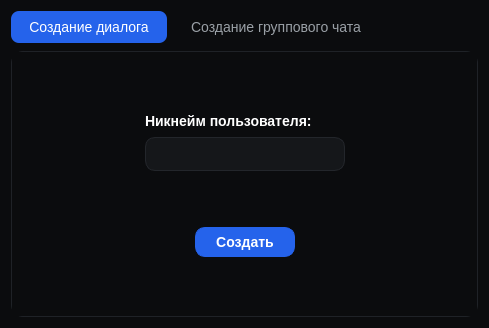
<?xml version="1.0" encoding="UTF-8"?>
<ui version="4.0">
 <class>CreateChat</class>
 <widget class="QWidget" name="CreateChat">
  <property name="geometry">
   <rect>
    <x>0</x>
    <y>0</y>
    <width>489</width>
    <height>328</height>
   </rect>
  </property>
  <property name="windowTitle">
   <string>Form</string>
  </property>
  <property name="styleSheet">
   <string notr="true">/* ================= ROOT ================= */

QWidget {
    background-color: #0b0c0e;
    color: #e6e6e6;
    font-family: &quot;Segoe UI&quot;, &quot;Inter&quot;, sans-serif;
    font-size: 14px;
}


/* ================= TABS (Telegram style) ================= */

QTabWidget::pane {
    border: 1px solid #1f2227;
    border-radius: 12px;
    background-color: #111317;
    margin-top: 8px;
}

QTabBar::tab {
    background-color: transparent;
    color: #9aa0a6;
    padding: 8px 18px;
    margin-right: 6px;
    border-radius: 8px;
}

QTabBar::tab:hover {
    background-color: #1a1d22;
    color: #ffffff;
}

QTabBar::tab:selected {
    background-color: #2563eb;
    color: white;
}


/* ================= LABELS ================= */

QLabel {
    color: #ffffff;
    font-weight: 500;
}


/* ================= INPUT ================= */

QLineEdit {
    background-color: #15171a;
    border: 1px solid #23262b;
    border-radius: 10px;
    padding-left: 12px;
    height: 32px;
    color: #ffffff;
    selection-background-color: #3b82f6;
}

QLineEdit:hover {
    background-color: #181b1f;
    border: 1px solid #2f3339;
}

QLineEdit:focus {
    background-color: #1b1e23;
    border: 1px solid #3b82f6;
}


/* ================= BUTTON ================= */

QPushButton {
    background-color: #2563eb;
    border: 1px solid #2563eb;
    border-radius: 10px;
    color: white;
    font-weight: 600;
    padding: 6px 16px;
}

QPushButton:hover {
    background-color: #3b82f6;
    border: 1px solid #3b82f6;
}

QPushButton:pressed {
    background-color: #1d4ed8;
    border: 1px solid #1d4ed8;
}


/* ================= DISABLED ================= */

QPushButton:disabled {
    background-color: #1a1c20;
    border: 1px solid #1a1c20;
    color: #6b7280;
}
</string>
  </property>
  <layout class="QGridLayout" name="gridLayout">
   <item row="0" column="0">
    <widget class="QTabWidget" name="tabWidget">
     <property name="styleSheet">
      <string notr="true"/>
     </property>
     <property name="currentIndex">
      <number>0</number>
     </property>
     <widget class="QWidget" name="tab">
      <attribute name="title">
       <string>Создание диалога</string>
      </attribute>
      <layout class="QGridLayout" name="gridLayout_3">
       <item row="0" column="0">
        <layout class="QGridLayout" name="gridLayout_2">
         <item row="1" column="0">
          <spacer name="horizontalSpacer_2">
           <property name="orientation">
            <enum>Qt::Orientation::Horizontal</enum>
           </property>
           <property name="sizeHint" stdset="0">
            <size>
             <width>40</width>
             <height>20</height>
            </size>
           </property>
          </spacer>
         </item>
         <item row="1" column="2">
          <spacer name="horizontalSpacer">
           <property name="orientation">
            <enum>Qt::Orientation::Horizontal</enum>
           </property>
           <property name="sizeHint" stdset="0">
            <size>
             <width>40</width>
             <height>20</height>
            </size>
           </property>
          </spacer>
         </item>
         <item row="1" column="1">
          <widget class="QLabel" name="nick_label">
           <property name="minimumSize">
            <size>
             <width>200</width>
             <height>20</height>
            </size>
           </property>
           <property name="text">
            <string>Никнейм пользователя:</string>
           </property>
          </widget>
         </item>
         <item row="2" column="1">
          <widget class="QLineEdit" name="nick_edit"/>
         </item>
         <item row="3" column="1">
          <spacer name="verticalSpacer">
           <property name="orientation">
            <enum>Qt::Orientation::Vertical</enum>
           </property>
           <property name="sizeHint" stdset="0">
            <size>
             <width>20</width>
             <height>40</height>
            </size>
           </property>
          </spacer>
         </item>
         <item row="0" column="1">
          <spacer name="verticalSpacer_2">
           <property name="orientation">
            <enum>Qt::Orientation::Vertical</enum>
           </property>
           <property name="sizeHint" stdset="0">
            <size>
             <width>20</width>
             <height>40</height>
            </size>
           </property>
          </spacer>
         </item>
         <item row="5" column="1">
          <spacer name="verticalSpacer_3">
           <property name="orientation">
            <enum>Qt::Orientation::Vertical</enum>
           </property>
           <property name="sizeHint" stdset="0">
            <size>
             <width>20</width>
             <height>40</height>
            </size>
           </property>
          </spacer>
         </item>
         <item row="4" column="1" alignment="Qt::AlignmentFlag::AlignHCenter">
          <widget class="QPushButton" name="nick_button">
           <property name="sizePolicy">
            <sizepolicy hsizetype="Minimum" vsizetype="Fixed">
             <horstretch>0</horstretch>
             <verstretch>0</verstretch>
            </sizepolicy>
           </property>
           <property name="minimumSize">
            <size>
             <width>100</width>
             <height>25</height>
            </size>
           </property>
           <property name="maximumSize">
            <size>
             <width>150</width>
             <height>35</height>
            </size>
           </property>
           <property name="text">
            <string>Создать</string>
           </property>
          </widget>
         </item>
        </layout>
       </item>
      </layout>
     </widget>
     <widget class="QWidget" name="tab_2">
      <attribute name="title">
       <string>Создание группового чата</string>
      </attribute>
      <layout class="QGridLayout" name="gridLayout_5">
       <item row="0" column="0">
        <layout class="QGridLayout" name="gridLayout_4">
         <item row="3" column="1">
          <spacer name="verticalSpacer_5">
           <property name="orientation">
            <enum>Qt::Orientation::Vertical</enum>
           </property>
           <property name="sizeHint" stdset="0">
            <size>
             <width>20</width>
             <height>40</height>
            </size>
           </property>
          </spacer>
         </item>
         <item row="1" column="2">
          <spacer name="horizontalSpacer_4">
           <property name="orientation">
            <enum>Qt::Orientation::Horizontal</enum>
           </property>
           <property name="sizeHint" stdset="0">
            <size>
             <width>40</width>
             <height>20</height>
            </size>
           </property>
          </spacer>
         </item>
         <item row="5" column="1">
          <spacer name="verticalSpacer_6">
           <property name="orientation">
            <enum>Qt::Orientation::Vertical</enum>
           </property>
           <property name="sizeHint" stdset="0">
            <size>
             <width>20</width>
             <height>40</height>
            </size>
           </property>
          </spacer>
         </item>
         <item row="1" column="1">
          <widget class="QLabel" name="gchat_label">
           <property name="minimumSize">
            <size>
             <width>200</width>
             <height>20</height>
            </size>
           </property>
           <property name="text">
            <string>Название чата:</string>
           </property>
          </widget>
         </item>
         <item row="0" column="1">
          <spacer name="verticalSpacer_4">
           <property name="orientation">
            <enum>Qt::Orientation::Vertical</enum>
           </property>
           <property name="sizeHint" stdset="0">
            <size>
             <width>20</width>
             <height>40</height>
            </size>
           </property>
          </spacer>
         </item>
         <item row="1" column="0">
          <spacer name="horizontalSpacer_3">
           <property name="orientation">
            <enum>Qt::Orientation::Horizontal</enum>
           </property>
           <property name="sizeHint" stdset="0">
            <size>
             <width>40</width>
             <height>20</height>
            </size>
           </property>
          </spacer>
         </item>
         <item row="2" column="1">
          <widget class="QLineEdit" name="gchat_edit"/>
         </item>
         <item row="4" column="1" alignment="Qt::AlignmentFlag::AlignHCenter">
          <widget class="QPushButton" name="gchat_button">
           <property name="text">
            <string>Создать</string>
           </property>
          </widget>
         </item>
        </layout>
       </item>
      </layout>
     </widget>
    </widget>
   </item>
  </layout>
 </widget>
 <resources/>
 <connections/>
</ui>
